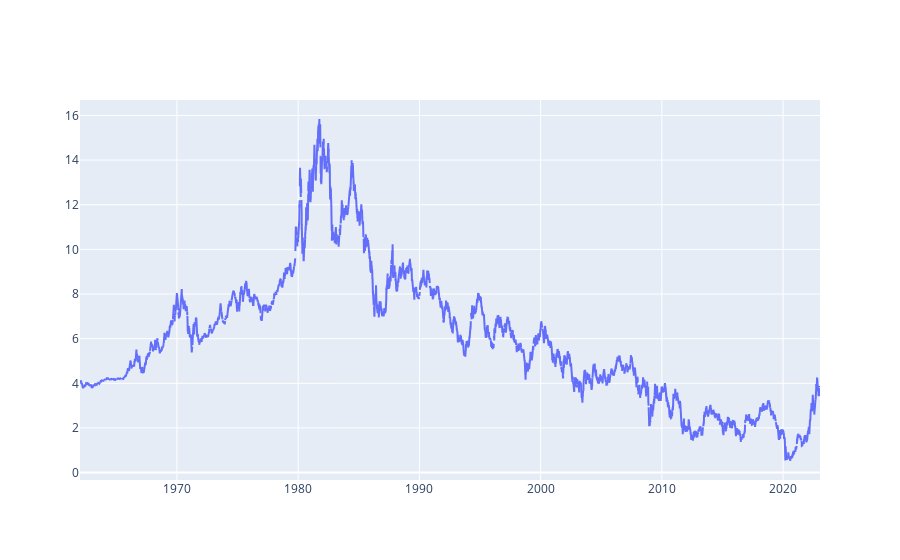

Notebook cell for this chart:
### Code cell
# A prettier picture with hoverdata
import plotly.graph_objects as go
trace1= go.Scatter(x=y10.index, y=y10.DGS10, mode="lines")
fig = go.Figure()
fig.add_trace(trace1)
fig.show()

### Figure 1 — Plotly figure (JSON) as saved in the notebook; plotly's stock layout.template omitted (floating-point values rounded to 4 significant figures; data arrays with more than 128 entries replaced by an {"elided": "..."} marker saying what was removed)
{"data": [{"mode": "lines", "type": "scatter", "x": {"elided": "15926 str values"}, "y": {"elided": "15926 float values"}}], "layout": {}}
